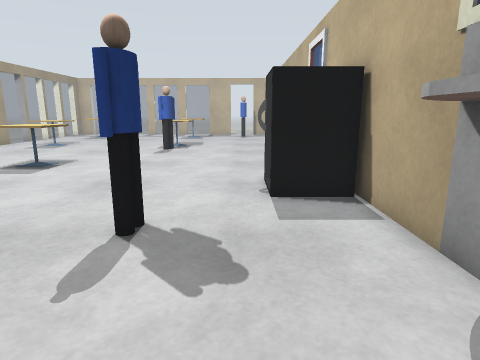
[1] (above)

16 first-person views from a walk through a robot-simulator world made for Gazebo. The camera is 1 m above the floor, tilts 12° down and sees 75° across. The floor is counted in squares, 0.5 m on a side. Each view is taken from the middle of a square. On the plan, view 1 faces up. The plan holds only what a view shows up to about 18 squares ahead; the rest is blank. The place goes on beyond the plan. Some stock models are drawn as simple stand-ins. Some surface patterns are stand-ins.

[2]
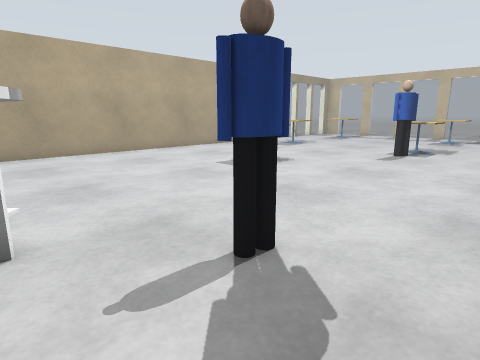

[3]
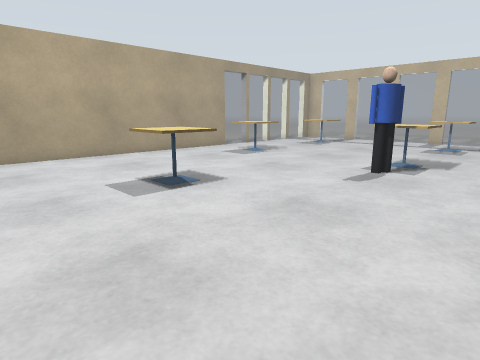

[4]
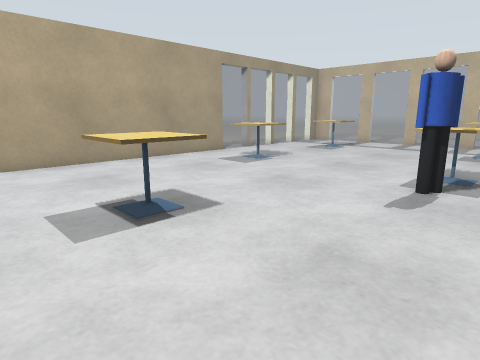

[5]
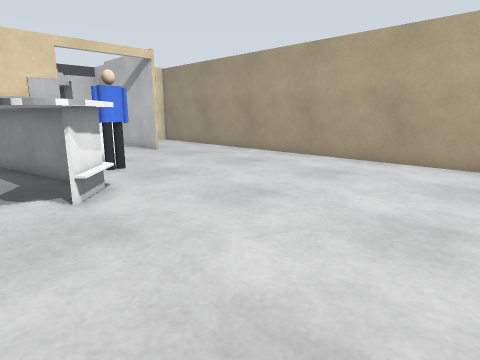

[6]
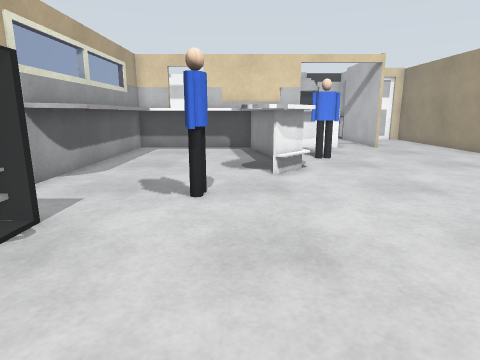

[7]
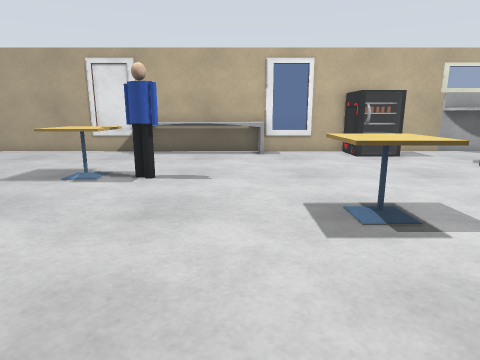

[8]
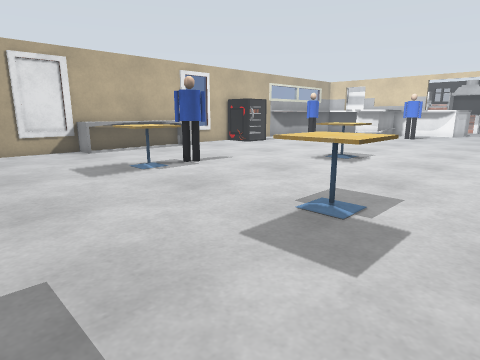

[9]
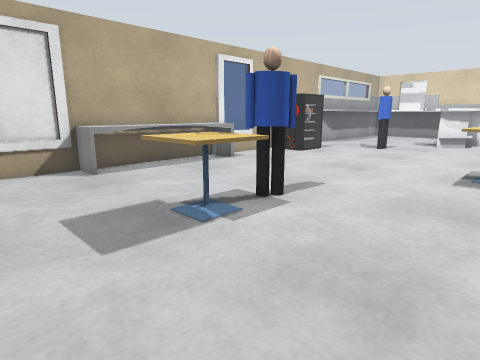

[10]
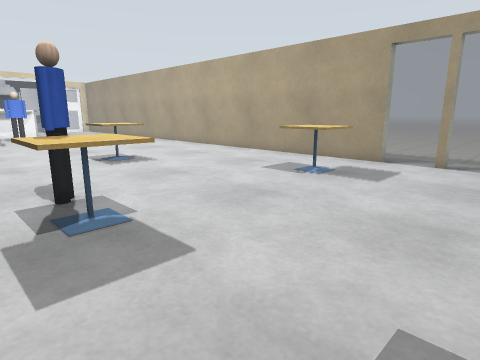

[11]
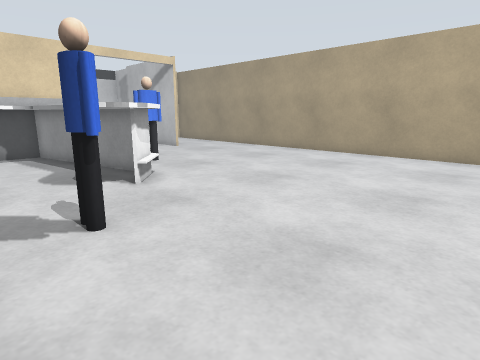

[12]
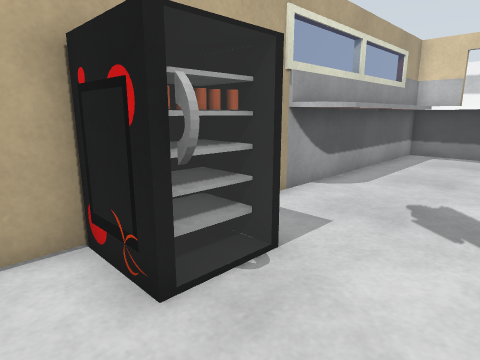

[13]
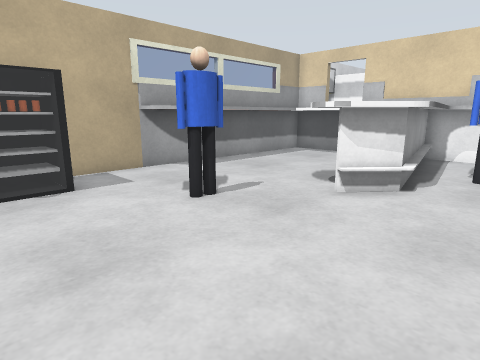

[14]
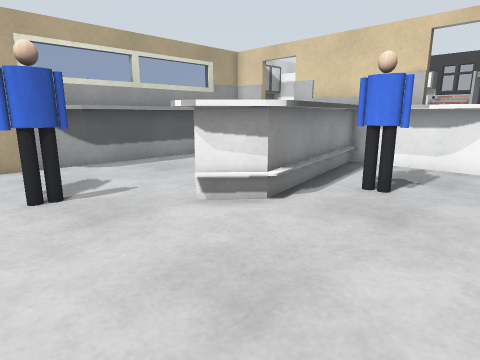

[15]
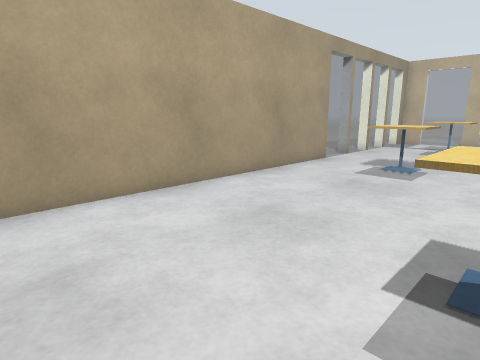

[16]
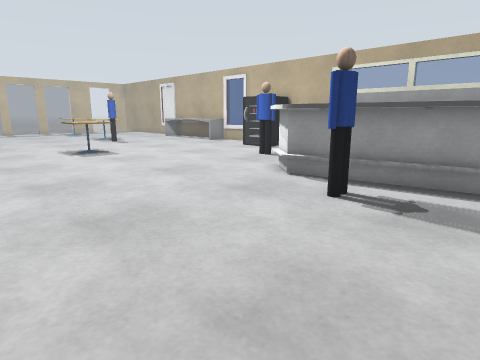

### Floor plan
Points are (right, up) in squares from view 1. A wall is a line through its corners. A room is listed if a view was taken in it or the views show most of it. See-through windows are left out.
Room 1 (views 1, 2, 3, 4, 5, 6, 7, 8, 9, 10, 11, 12, 13, 14, 15, 16)
walls: (1.1, 7.5) (1.1, 9.1); (2.9, 7.4) (0.7, 7.4) (0.7, 9.5) (2.9, 9.5); (-5.8, 0.9) (-5.7, 1.6) (-4.4, 2.9); (-15.4, 21) (-15.4, -5.5); (-3.6, 0.1) (-3.1, -3.4); (-15.4, 23.3) (-15.4, 23); (-15.2, 25.3) (-15.9, 25.3); (-5.1, -3.7) (-5.8, 1); (-7.7, -5) (-7.1, -4.9); (1.8, -3.9) (1.8, 3.2) (2.2, 3.9) (2.7, 4.2); (2.9, -5.5) (2.9, 26.5)
low walls: (1.8, 13.8) (1.8, 20.2); (2.6, 14.8) (2.6, 19.1); (-5.1, 0.8) (-3.7, -5.6); (1.5, 20.2) (3, 20.2); (-5.3, -0.3) (-5.6, 1.4); (-4.6, -3.9) (-5.2, -0.8); (-2.6, -3.9) (1.8, -3.9); (-7.1, -4.8) (-5.5, -4.8); (-8.1, -5.1) (-7.6, -4.9); (-4, -5.5) (-5.3, 1.4) (-4.1, 2.7)
objects: table (-13, 19) to (-11, 21); other object (-13, 26) to (-11, 26); table (-9, 11) to (-7, 13); person (-7, -2) to (-6, -1); table (-5, 19) to (-3, 21); other object (-5, 26) to (-3, 26); person (-4, 18); person (-2, 5) to (-2, 6)

Where each view was taken, in squares from view 1:
view 1: 0 up, 0 right, facing up
view 2: 2 up, 1 right, facing up-left
view 3: 7 up, 0 right, facing up-left
view 4: 9 up, 2 left, facing up-left
view 5: 10 up, 2 left, facing down-left
view 6: 13 up, 3 left, facing down
view 7: 15 up, 14 left, facing right
view 8: 26 up, 15 left, facing down-right
view 9: 24 up, 9 left, facing down-right
view 10: 26 up, 2 left, facing down-left
view 11: 11 up, 0 right, facing down-left
view 12: 11 up, 2 left, facing down-right
view 13: 10 up, 8 left, facing down-right
view 14: 7 up, 10 left, facing down-right
view 15: 8 up, 8 left, facing up-left
view 16: 5 down, 14 left, facing up-right
